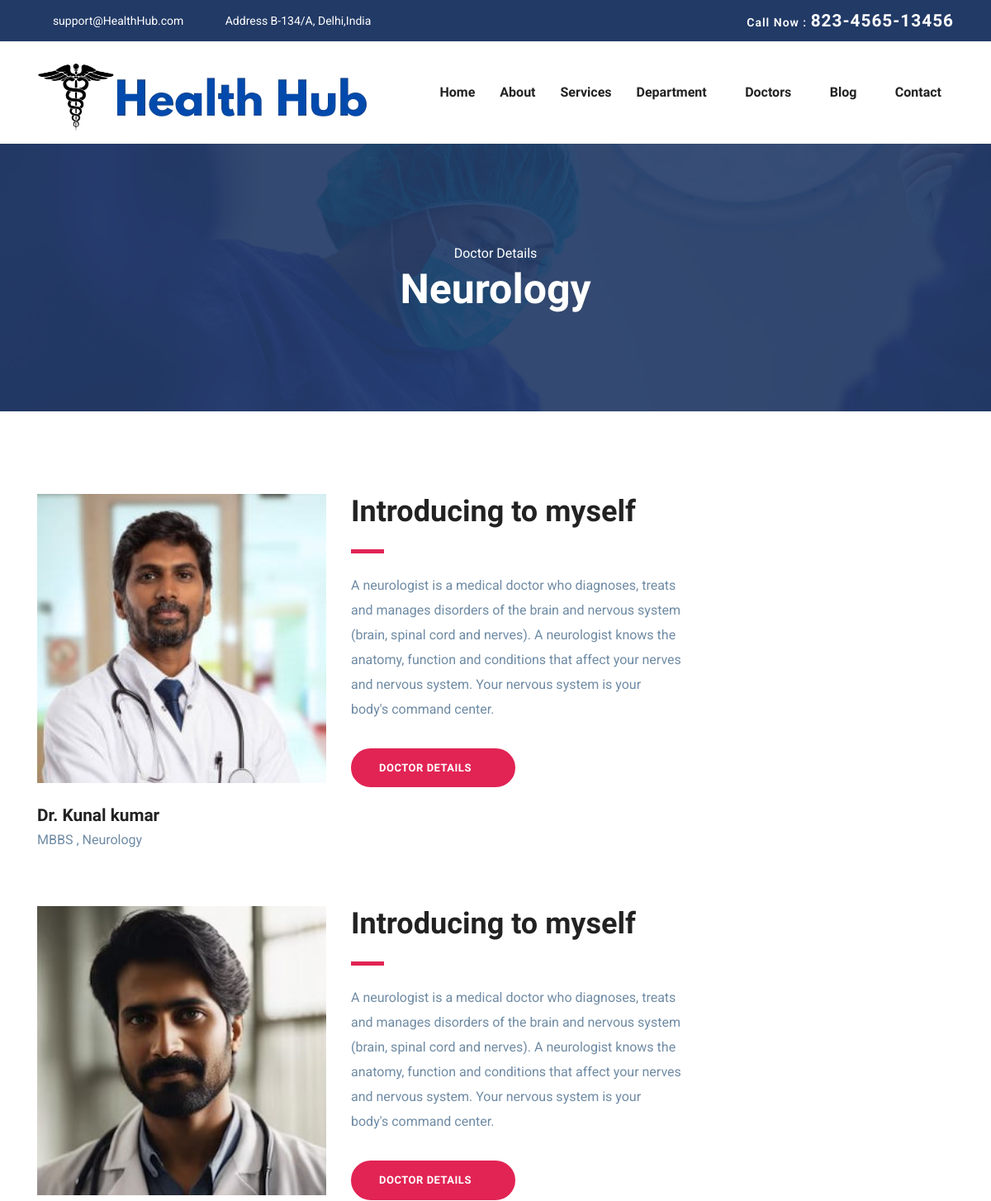
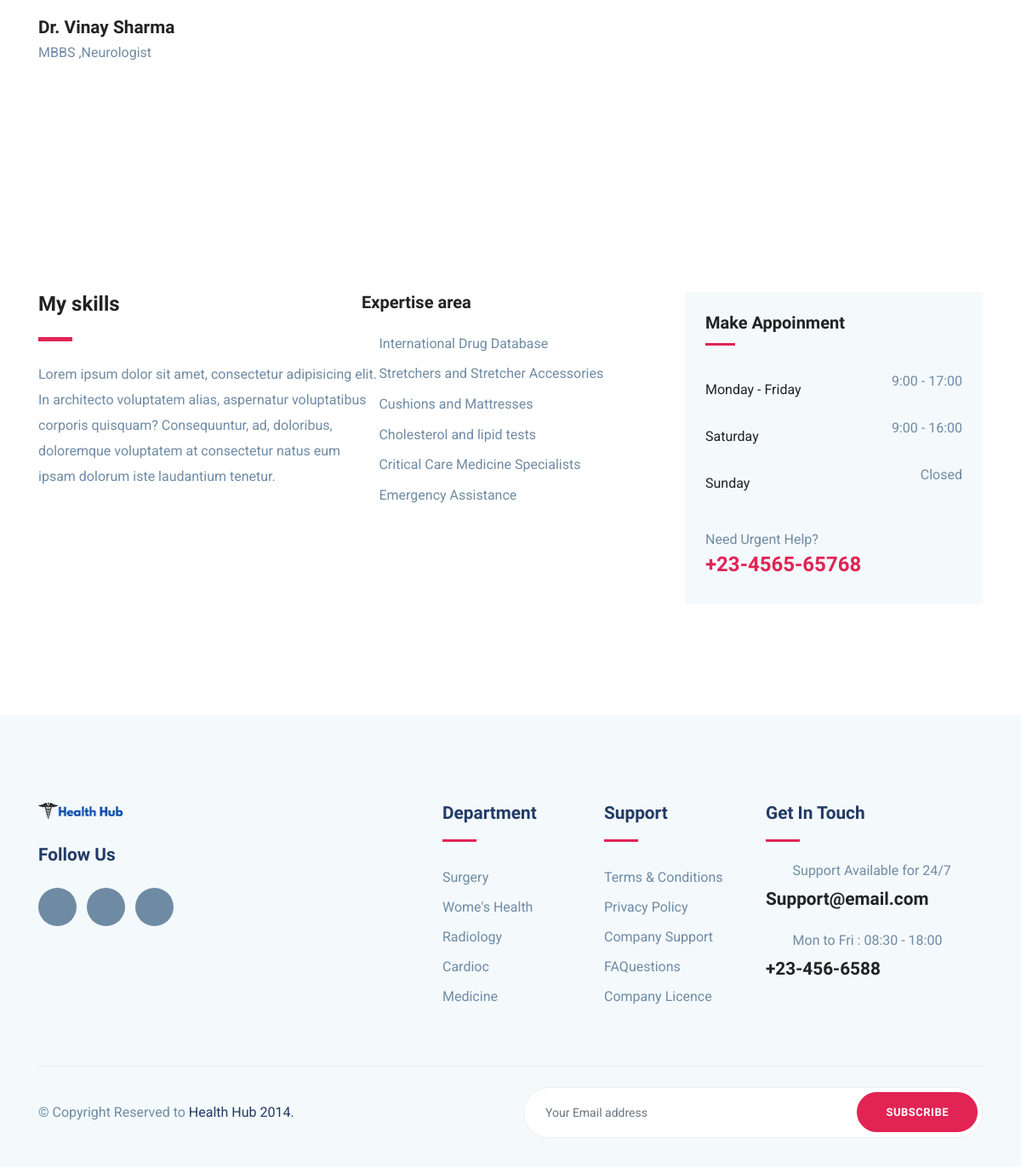
Screenshot of /all-doctor/2 with the database file from the repository (2 pictures, top to bottom).
### appointment/models.py (models this page shows, shortened)
class DoctorDetail(models.Model):
    department_name = models.ForeignKey(Department,on_delete=models.CASCADE)
    doctor_full_name=models.CharField(max_length=150)
    gender=models.CharField(max_length=10)
    age=models.SmallIntegerField()
    education_status=models.CharField(max_length=150)
    work_experience=models.SmallIntegerField()
    email_id=models.CharField(max_length=100)
    mobile_number=models.BigIntegerField()
    doctor_description=models.TextField()
    avialiable_work_hours=models.SmallIntegerField()
    state=models.CharField(max_length=100)
    city=models.CharField(max_length=100)
    image = models.ImageField(upload_to='doctor_images/')

class Department(models.Model):
    department_name=models.CharField(max_length=150)
    department_description=models.TextField()
    image = models.ImageField(upload_to='department_images/')
    def __str__(self):
        return self.department_name

### health_care/views.py (the view)
# urls.py: path('all-doctor/<int:id>',views.allDoctorPage ,name='all-doctor'),
def allDoctorPage(request,id):
    all_doctors=DoctorDetail.objects.filter(department_name_id=id)
    return render(request,"all-doctors.html",{"all_doctors":all_doctors})

### templates/all-doctors.html (shortened to what this page needs)
{% extends "base.html" %}
{% block "content" %}
<section class="page-title bg-1">
	<div class="container">
	  <div class="row">
		<div class="col-md-12">
		  <div class="block text-center">
			<span class="text-white">Doctor Details</span>
			{% if all_doctors %}
			<h1 class="text-capitalize mb-5 text-lg">{{ all_doctors.0.department_name }}</h1>
            {% endif %}
		  </div>
		</div>
	  </div>
	</div>
  </section>
  <section class="section doctor-single">
	  <div class="container">
		  <div class="row">
			{% for data in all_doctors %}
			  <div class="col-lg-4 col-md-6">
				  <div class="doctor-img-block">
					  <img src="{{ MEDIA_URL }}{{ data.image }}" alt="" class="img-fluid w-100">
					  <div class="info-block mt-4">
						  <h4 class="mb-0">{{data.doctor_full_name}}</h4>
						  <p>{{data.education_status}}</p>
						  <ul class="list-inline mt-4 doctor-social-links">
							  <li class="list-inline-item"><a href="#"><i class="icofont-facebook"></i></a></li>
							  <li class="list-inline-item"><a href="#"><i class="icofont-twitter"></i></a></li>
							  <li class="list-inline-item"><a href="#"><i class="icofont-skype"></i></a></li>
							  <li class="list-inline-item"><a href="#"><i class="icofont-linkedin"></i></a></li>
							  <li class="list-inline-item"><a href="#"><i class="icofont-pinterest"></i></a></li>
						  </ul>
					  </div>
				  </div>
			  </div>
			 <div class="col-lg-8 col-md-6">
				<div class="doctor-details mt-4 mt-lg-0">
					<h2 class="text-md">Introducing to myself</h2>
					<div class="divider my-4"></div>
					<p>{{data.doctor_description}}</p>
					<a href="/Doctor-details/{{data.id}}" class="btn btn-main-2 btn-round-full mt-3">Doctor details<i class="icofont-simple-right ml-2  "></i></a>
				</div>
			</div>
			 {% endfor %}
		  </div>
	  </div>
  </section>
  <section class="section doctor-skills">
	  <div class="container">
		  <div class="row">
			  <div class="col-lg-4">
				  <h3>My skills</h3>
				  <div class="divider my-4"></div>
				  <p>Lorem ipsum dolor sit amet, consectetur adipisicing elit. In architecto voluptatem alias, aspernatur voluptatibus corporis quisquam? Consequuntur, ad, doloribus, doloremque voluptatem at consectetur natus eum ipsam dolorum iste laudantium tenetur.</p>
			  </div>
			  <div class="col-lg-4">
				  <div class="skill-list">
					  <h5 class="mb-4">Expertise area</h5>
					  <ul class="list-unstyled department-service">
						  <li><i class="icofont-check mr-2"></i>International Drug Database</li>
						  <li><i class="icofont-check mr-2"></i>Stretchers and Stretcher Accessories</li>
						  <li><i class="icofont-check mr-2"></i>Cushions and Mattresses</li>
						  <li><i class="icofont-check mr-2"></i>Cholesterol and lipid tests</li>
						  <li><i class="icofont-check mr-2"></i>Critical Care Medicine Specialists</li>
						  <li><i class="icofont-check mr-2"></i>Emergency Assistance</li>
					  </ul>
				  </div>
			  </div>
			  <div class="col-lg-4">
				  <div class="sidebar-widget  gray-bg p-4">
					  <h5 class="mb-4">Make Appoinment</h5>
					  <ul class="list-unstyled lh-35">
						<li class="d-flex justify-content-between align-items-center">
						  <a href="#">Monday - Friday</a>
						  <span>9:00 - 17:00</span>
						</li>
						<li class="d-flex justify-content-between align-items-center">
						  <a href="#">Saturday</a>
						  <span>9:00 - 16:00</span>
						</li>
						<li class="d-flex justify-content-between align-items-center">
						  <a href="#">Sunday</a>
						  <span>Closed</span>
						</li>
					  </ul>
					  <div class="sidebar-contatct-info mt-4">
						  <p class="mb-0">Need Urgent Help?</p>
						  <h3 class="text-color-2">+23-4565-65768</h3>
					  </div>
				  </div>
			  </div>
		  </div>
	  </div>
  </section>
  {% endblock "content" %}

### static/css/style.css (style rules this page uses)
html { overflow-x: hidden; }
body { line-height: 1.6; font-family: "Roboto", sans-serif; -webkit-font-smoothing: antialiased; font-size: 16px; color: #6F8BA4; font-weight: 400; }
h1, .h1, h2, .h2, h3, .h3, h4, .h4, h5, .h5, h6, .h6 { font-family: "Exo", sans-serif; font-weight: 700; color: #222; }
h1, .h1 { font-size: 2.5rem; }
h2, .h2 { font-size: 44px; }
h3, .h3 { font-size: 1.5rem; }
h4, .h4 { font-size: 1.3rem; line-height: 30px; }
h5, .h5 { font-size: 1.25rem; }
p { line-height: 30px; justify-items: center; }
.btn { display: inline-block; font-size: 14px; font-size: 0.8125rem; font-weight: 700; letter-spacing: .5px; padding: .75rem 2rem; font-family: "Exo", sans-serif; text-transform: uppercase; border-radius: 5px; border: 2px solid transparent; transition: all .35s ease; }
.btn-main-2 { background: #e12454; color: #fff; border-color: #e12454; }
.btn-round-full { border-radius: 50px; }
.section { padding: 100px 0; }
.text-md { font-size: 2.25rem; }
.text-lg { font-size: 3.75rem; }
a { color: #222; text-decoration: none; transition: all .35s ease; }
.page-title { padding: 120px 0px 70px 0px; position: relative; }
.page-title .block h1 { color: #fff; }
.text-lg { font-size: 50px; }
.gray-bg { background: #f4f9fc; }
.bg-1 { background: url("../images/bg/22.jpg") no-repeat 50% 50%; background-size: cover; position: relative; }
.bg-1 .block text-center ,span ,h4,h1 { margin-bottom: 20px; }
.text-color-2 { color: #e12454; }
.divider { width: 40px; height: 5px; background: #e12454; }
.department-service { margin-bottom: 40px; }
.department-service li { margin-bottom: 10px; }
.department-service li i { color: #e12454; }
.lh-35 { line-height: 35px; }
.section doctors ,section-title ,p { width: 400px; }
.sidebar-widget { margin-bottom: 30px; padding-bottom: 35px; }
.sidebar-widget h5 { margin-bottom: 30px; position: relative; padding-bottom: 15px; }
.sidebar-widget h5:before { position: absolute; content: ""; left: 0px; bottom: 0px; width: 35px; height: 3px; background: #e12454; }

### rows the page displays
DoctorDetail: department_name.department_name "Neurology", image (picture), doctor_full_name "Dr. Kunal kumar", education_status "MBBS , Neurology", doctor_description "A neurologist is a medical doctor who diagnoses, treats and manages disorders of the brain and nervous system (brain, spinal cord and nerves). A neurologist knows the anatomy, function and conditions that affect your nerves and nervous system. Your nervous system is your body's command center."
DoctorDetail: image (picture), doctor_full_name "Dr. Vinay Sharma", education_status "MBBS ,Neurologist", doctor_description "A neurologist is a medical doctor who diagnoses, treats and manages disorders of the brain and nervous system (brain, spinal cord and nerves). A neurologist knows the anatomy, function and conditions that affect your nerves and nervous system. Your nervous system is your body's command center."
